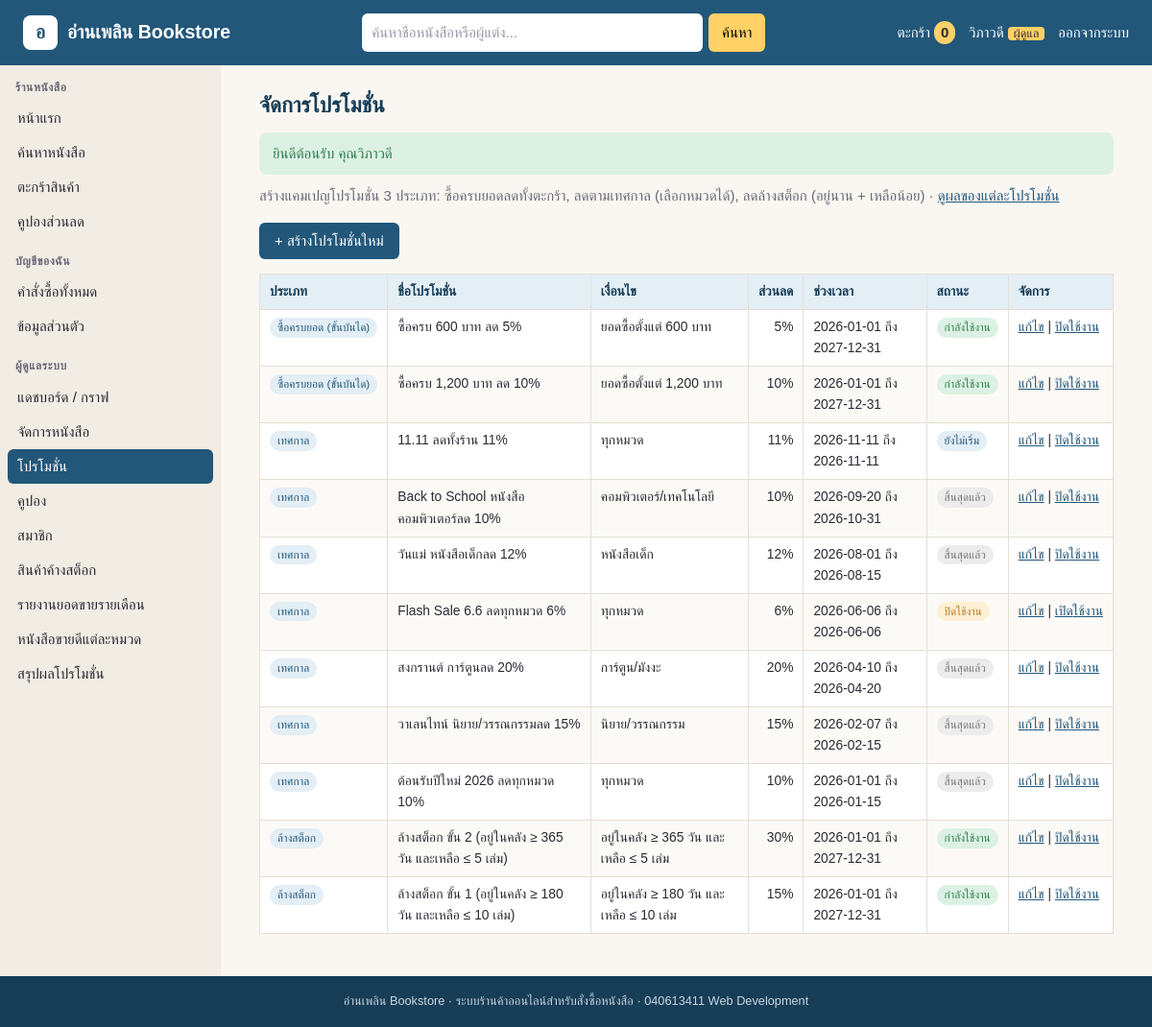
The app's page /bookshop/promotions.php (signed in) with its own data.
### tables this page shows
CREATE TABLE promotion (
  promo_id          INT AUTO_INCREMENT PRIMARY KEY,
  promo_name        VARCHAR(150) NOT NULL,
  promo_type        ENUM('tier','seasonal','clearance') NOT NULL,
  discount_percent  DECIMAL(5,2) NOT NULL,
  min_spend         DECIMAL(10,2) NULL,
  category_id       INT NULL,
  min_days_in_stock INT NULL,
  max_stock         INT NULL,
  start_date        DATE NOT NULL,
  end_date          DATE NOT NULL,
  is_active         TINYINT(1) NOT NULL DEFAULT 1,
  FOREIGN KEY (category_id) REFERENCES category(category_id)
);

CREATE TABLE category (
  category_id   INT AUTO_INCREMENT PRIMARY KEY,
  category_name VARCHAR(100) NOT NULL UNIQUE
);

### bookshop/promotions.php (the view, shortened to what this page needs)
<?php include "connect.php"; ?>
<?php
include "header.php";
$stmt = $pdo->prepare("SELECT p.*, c.category_name,
       CASE
         WHEN p.is_active = 0           THEN 'ปิดใช้งาน'
         WHEN CURDATE() < p.start_date  THEN 'ยังไม่เริ่ม'
         WHEN CURDATE() > p.end_date    THEN 'สิ้นสุดแล้ว'
         ELSE 'กำลังใช้งาน'
       END AS promo_status
FROM promotion p
LEFT JOIN category c ON c.category_id = p.category_id
ORDER BY FIELD(p.promo_type, 'tier', 'seasonal', 'clearance'), p.start_date DESC");
$stmt->execute();
$type_th = ["tier" => "ซื้อครบยอด (ขั้นบันได)", "seasonal" => "เทศกาล", "clearance" => "ล้างสต็อก"];
$status_class = ["กำลังใช้งาน" => "ok", "ยังไม่เริ่ม" => "info", "สิ้นสุดแล้ว" => "off", "ปิดใช้งาน" => "warn"];
?>
<p class="lead">สร้างแคมเปญโปรโมชั่น 3 ประเภท: ซื้อครบยอดลดทั้งตะกร้า, ลดตามเทศกาล (เลือกหมวดได้), ลดล้างสต็อก (อยู่นาน + เหลือน้อย)
  &middot; <a href="promotion-report.php">ดูผลของแต่ละโปรโมชั่น</a></p>
<p><a class="btn" href="promotion-form.php">+ สร้างโปรโมชั่นใหม่</a></p>
<div class="table-wrap">
<table class="data">
  <thead>
    <tr><th>ประเภท</th><th>ชื่อโปรโมชั่น</th><th>เงื่อนไข</th><th class="num">ส่วนลด</th><th>ช่วงเวลา</th><th>สถานะ</th><th>จัดการ</th></tr>
  </thead>
  <tbody>
<?php while ($row = $stmt->fetch()) : ?>
    <tr>
      <td><span class="badge info"><?=$type_th[$row["promo_type"]]?></span></td>
      <td><?=htmlspecialchars($row["promo_name"])?></td>
      <td>
<?php   if ($row["promo_type"] == "tier") : ?>
        ยอดซื้อตั้งแต่ <?=number_format($row["min_spend"])?> บาท
<?php   elseif ($row["promo_type"] == "seasonal") : ?>
        <?=$row["category_name"] ?? "ทุกหมวด"?>
<?php   else : ?>
        อยู่ในคลัง ≥ <?=$row["min_days_in_stock"]?> วัน และเหลือ ≤ <?=$row["max_stock"]?> เล่ม
<?php   endif; ?>
      </td>
      <td class="num"><?=$row["discount_percent"] + 0?>%</td>
      <td><?=$row["start_date"]?> ถึง <?=$row["end_date"]?></td>
      <td><span class="badge <?=$status_class[$row["promo_status"]]?>"><?=$row["promo_status"]?></span></td>
      <td class="actions">
        <a href="promotion-form.php?promo_id=<?=$row["promo_id"]?>">แก้ไข</a> |
        <form method="post" action="promotion-save.php">
          <button class="link-btn"><?=$row["is_active"] ? "ปิด" : "เปิด"?>ใช้งาน</button>
        </form>
      </td>
    </tr>
<?php endwhile; ?>
  </tbody>
</table>
</div>
<?php include "footer.php"; ?>

### bookshop/style.css (style rules this page uses)
:root { --ink: #2b2a33; --muted: #6b6878; --paper: #faf7f2; --card: #ffffff; --line: #e6dfd4; --brand: #22577a; --brand-dark: #173d57; --brand-soft: #e3eef5; --sale: #c8553d; --good: #2e7d4f; --warn: #b7791f; }
* { box-sizing: border-box; }
html { background: var(--brand-dark); }
body { margin: 0; font-family: "Sarabun", "Leelawadee UI", Tahoma, sans-serif; font-size: 15px; line-height: 1.6; color: var(--ink); background: var(--paper); display: flex; flex-flow: column; min-height: 100vh; }
a { color: var(--brand); }
p.lead { margin: 0 0 16px; color: var(--muted); }
.table-wrap { overflow-x: auto; margin: 12px 0 20px; }
table.data { width: 100%; border-collapse: collapse; background: var(--card); font-size: 0.92em; }
table.data th, table.data td { padding: 7px 10px; border: 1px solid var(--line); vertical-align: top; }
table.data th { background: var(--brand-soft); color: var(--brand-dark); text-align: left; white-space: nowrap; }
table.data tbody tr:nth-child(even) { background: #fcfaf6; }
table.data td.num, table.data th.num { text-align: right; white-space: nowrap; }
td.actions, td.nowrap { white-space: nowrap; }
td.actions form { display: inline; }
.btn, button.btn, input[type="submit"] { display: inline-block; padding: 7px 16px; border: 0; border-radius: 6px; background: var(--brand); color: #fff; font: inherit; text-decoration: none; cursor: pointer; }
.link-btn { padding: 0; border: 0; background: none; color: var(--brand); font: inherit; text-decoration: underline; cursor: pointer; }
.badge { display: inline-block; padding: 1px 8px; border-radius: 999px; font-size: 0.85em; white-space: nowrap; background: #eee; }
.badge.ok { background: #dcf1e3; color: var(--good); }
.badge.warn { background: #fdf0d5; color: var(--warn); }
.badge.off { background: #ececec; color: #777; }
.badge.info { background: var(--brand-soft); color: var(--brand); }

### records on screen
promotion: promo_type "ซื้อครบยอด (ขั้นบันได)", promo_name "ซื้อครบ 600 บาท ลด 5%", min_spend "600", $row["discount_percent"] + 0 "5", start_date "2026-01-01", end_date "2027-12-31", promo_status "กำลังใช้งาน", is_active "ปิด"
promotion: promo_type "ซื้อครบยอด (ขั้นบันได)", promo_name "ซื้อครบ 1,200 บาท ลด 10%", min_spend "1,200", $row["discount_percent"] + 0 "10", start_date "2026-01-01", end_date "2027-12-31", promo_status "กำลังใช้งาน", is_active "ปิด"
promotion: promo_type "เทศกาล", promo_name "11.11 ลดทั้งร้าน 11%", category_name "ทุกหมวด", $row["discount_percent"] + 0 "11", start_date "2026-11-11", end_date "2026-11-11", promo_status "ยังไม่เริ่ม", is_active "ปิด"
promotion: promo_type "เทศกาล", promo_name "Back to School หนังสือคอมพิวเตอร์ลด 10%", category.category_name "คอมพิวเตอร์/เทคโนโลยี", $row["discount_percent"] + 0 "10", start_date "2026-09-20", end_date "2026-10-31", promo_status "สิ้นสุดแล้ว", is_active "ปิด"
promotion: promo_type "เทศกาล", promo_name "วันแม่ หนังสือเด็กลด 12%", category.category_name "หนังสือเด็ก", $row["discount_percent"] + 0 "12", start_date "2026-08-01", end_date "2026-08-15", promo_status "สิ้นสุดแล้ว", is_active "ปิด"
promotion: promo_type "เทศกาล", promo_name "Flash Sale 6.6 ลดทุกหมวด 6%", category_name "ทุกหมวด", $row["discount_percent"] + 0 "6", start_date "2026-06-06", end_date "2026-06-06", promo_status "ปิดใช้งาน", is_active "เปิด"
promotion: promo_type "เทศกาล", promo_name "สงกรานต์ การ์ตูนลด 20%", category.category_name "การ์ตูน/มังงะ", $row["discount_percent"] + 0 "20", start_date "2026-04-10", end_date "2026-04-20", promo_status "สิ้นสุดแล้ว", is_active "ปิด"
promotion: promo_type "เทศกาล", promo_name "วาเลนไทน์ นิยาย/วรรณกรรมลด 15%", category.category_name "นิยาย/วรรณกรรม", $row["discount_percent"] + 0 "15", start_date "2026-02-07", end_date "2026-02-15", promo_status "สิ้นสุดแล้ว", is_active "ปิด"
promotion: promo_type "เทศกาล", promo_name "ต้อนรับปีใหม่ 2026 ลดทุกหมวด 10%", category_name "ทุกหมวด", $row["discount_percent"] + 0 "10", start_date "2026-01-01", end_date "2026-01-15", promo_status "สิ้นสุดแล้ว", is_active "ปิด"
promotion: promo_type "ล้างสต็อก", promo_name "ล้างสต็อก ขั้น 2 (อยู่ในคลัง ≥ 365 วัน และเหลือ ≤ 5 เล่ม)", min_days_in_stock "365", max_stock "5", $row["discount_percent"] + 0 "30", start_date "2026-01-01", end_date "2027-12-31", promo_status "กำลังใช้งาน", is_active "ปิด"
promotion: promo_type "ล้างสต็อก", promo_name "ล้างสต็อก ขั้น 1 (อยู่ในคลัง ≥ 180 วัน และเหลือ ≤ 10 เล่ม)", min_days_in_stock "180", max_stock "10", $row["discount_percent"] + 0 "15", start_date "2026-01-01", end_date "2027-12-31", promo_status "กำลังใช้งาน", is_active "ปิด"

### other values on screen
$shop_name "อ่านเพลิน Bookstore"
cart_count($pdo) "0"
$_SESSION["first_name"] "วิภาวดี"
$group "ร้านหนังสือ"
$label "หน้าแรก"
$label "ค้นหาหนังสือ"
$label "ตะกร้าสินค้า"
$label "คูปองส่วนลด"
$group "บัญชีของฉัน"
$label "คำสั่งซื้อทั้งหมด"
$label "ข้อมูลส่วนตัว"
$group "ผู้ดูแลระบบ"
$label "แดชบอร์ด / กราฟ"
$label "จัดการหนังสือ"
$label "โปรโมชั่น"
